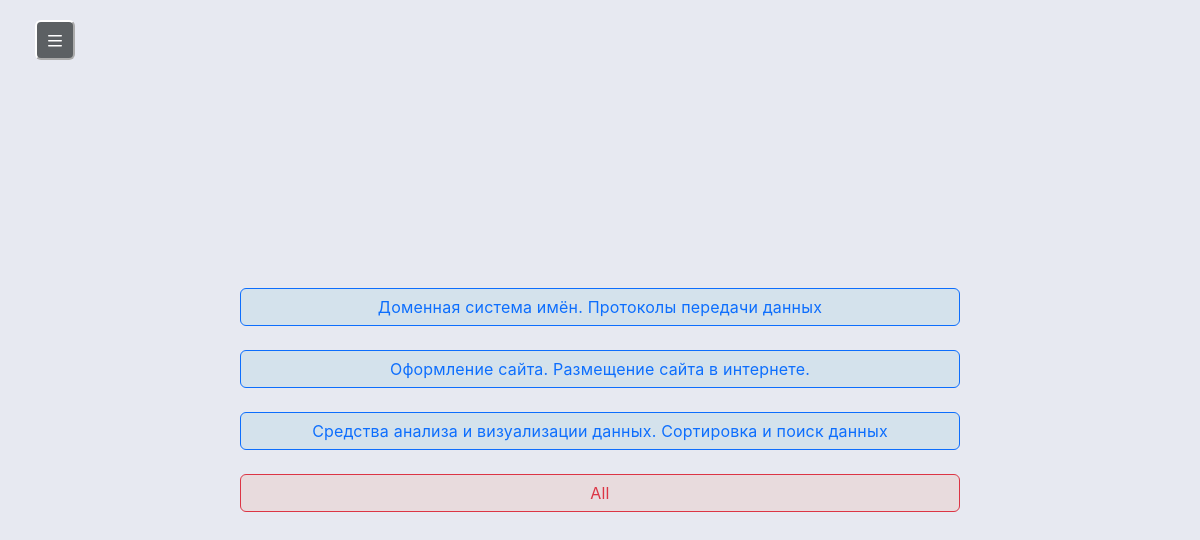
Page /class/11 on the committed database.
### data/theme_questions.py (models this page shows)
class ThemeQuestions(SqlAlchemyBase):
    __tablename__ = 'theme_questions'
    id = sqlalchemy.Column(sqlalchemy.Integer, primary_key=True, autoincrement=True)
    name = sqlalchemy.Column(sqlalchemy.String)
    class_id = sqlalchemy.Column(sqlalchemy.Integer, sqlalchemy.ForeignKey('training_class.id'))
    training_class = relationship('TrainingClass')

### tools/routes.py (the view)
@app.route('/class/<class_name>')
def class_page(class_name):
    with create_session() as session:
        train_class = chech_class(class_name)
        themes = session.query(ThemeQuestions).filter(ThemeQuestions.class_id == train_class.id).all()
    return render_template('class_page.html', title=f'Ответы {class_name} класс', themes=themes, class_name=class_name)

### data/db_session.py (called while the page is built)
def create_session() -> Session:
    global __factory
    return __factory()

### tools/routes.py (called while the page is built)
def chech_class(class_name):
    with create_session() as session:
        train_class = session.query(TrainingClass).filter(TrainingClass.name == class_name).first()
    if not train_class:
        raise NotFound()
    return train_class

### tools/templates/class_page.html
{% extends "base.html" %}
{% block content %}
    <div align="center" class="button-tests">
        {% for theme in themes %}
            <a class="btn btn-outline-primary" href="/class/{{ class_name }}/tests/{{ theme.id }}">{{ theme.name }}</a>
            <br>
        {% endfor %}
        <a class="btn btn-outline-danger" href="/class/{{ class_name }}/tests/all_tests">All</a>
    </div>
{% endblock %}

### tools/templates/base.html (shortened to what this page needs)
<!doctype html>
<html lang="en">
<head>
    <link href="https://cdn.jsdelivr.net/npm/bootstrap@5.3.4/dist/css/bootstrap.min.css" rel="stylesheet"
>
    <link href="{{ url_for('static', filename='css/style.css') }}" rel="stylesheet">
</head>
<body>
<main role="main" class="contener background-fill" style="min-height: 100vh">
    <button class="btn-thread-line" type="button" data-bs-toggle="offcanvas" data-bs-target="#staticBackdrop"
            aria-controls="staticBackdrop">
        <svg aria-hidden="true" height="16" viewBox="0 0 16 16" width="16">
            <path style="fill: white;"
                  d="M1 2.75A.75.75 0 0 1 1.75 2h12.5a.75.75 0 0 1 0 1.5H1.75A.75.75 0 0 1 1 2.75Zm0 5A.75.75 0 0 1 1.75 7h12.5a.75.75 0 0 1 0 1.5H1.75A.75.75 0 0 1 1 7.75ZM1.75 12h12.5a.75.75 0 0 1 0 1.5H1.75a.75.75 0 0 1 0-1.5Z"></path>
        </svg>
    </button>
    {% block content %}{% endblock %}
</main>
</body>
</html>

### tools/static/css/style.css (style rules this page uses)
body { font-family: sans-serif; }
html { scroll-behavior: smooth; }
a { font-family: Inter, Arial !important; font-weight: 500; font-style: normal; font-size: 18px; line-height: 140%; letter-spacing: 0.2px; text-decoration: none; }
div { letter-spacing: 0; }
button { padding: 5px 10px; margin-left: 5px; }
.btn-thread-line { position: absolute; left: 30px; top: 20px; width: 40px; height: 40px; background-color: #5c6063; border-color: white; border-radius: 6px; }
.background-fill { background-color: #e7e9f1; }
.button-tests { display: flex; flex-direction: column; justify-content: center; align-items: center; text-align: center; min-height: 100vh; width: 100%; }
.button-tests .btn { width: 60%; }
.btn-outline-primary { background-color: #d4e2ec; }
.btn-outline-danger { background-color: #e9d7d7bf; }

### rows in the picture
ThemeQuestions: name "Доменная система имён. Протоколы передачи данных"
ThemeQuestions: name "Оформление сайта. Размещение сайта в интернете."
ThemeQuestions: name "Средства анализа и визуализации данных. Сортировка и поиск данных"
